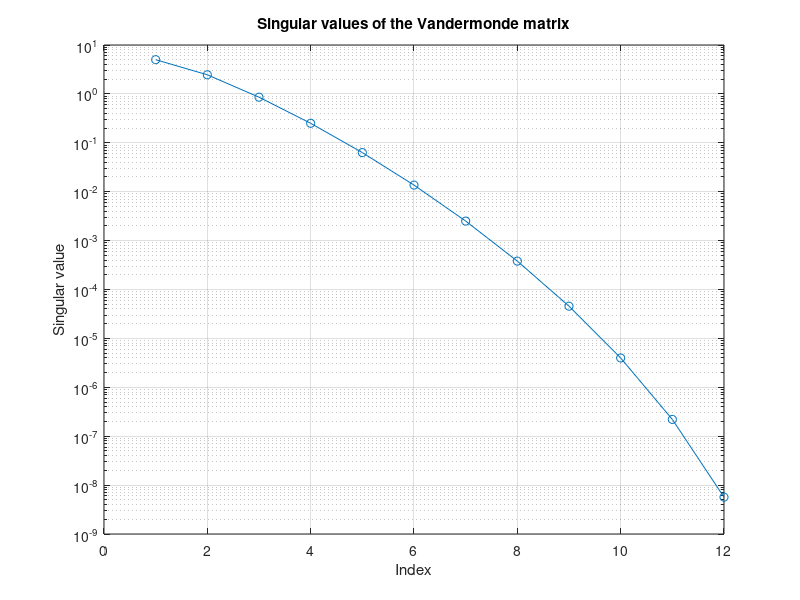

Reproduce this figure in MATLAB.
% Solve an ill-conditioned system two ways and check each answer
x = (0:11)' / 11;
A = x .^ (0:11);                  % 12-by-12 Vandermonde matrix
xtrue = ones(12, 1);
b = A * xtrue;

x1 = inv(A) * b;
x2 = A \ b;

fprintf('cond(A) = %.1e, so expect to lose about %.0f of 16 digits\n', cond(A), log10(cond(A)));
fprintf('Error: inv(A)*b %.1e, A\\b %.1e\n', norm(x1 - xtrue), norm(x2 - xtrue));

s = svd(A);
semilogy(1:12, s, 'o-');
title('Singular values of the Vandermonde matrix');
xlabel('Index');
ylabel('Singular value');
grid on;
